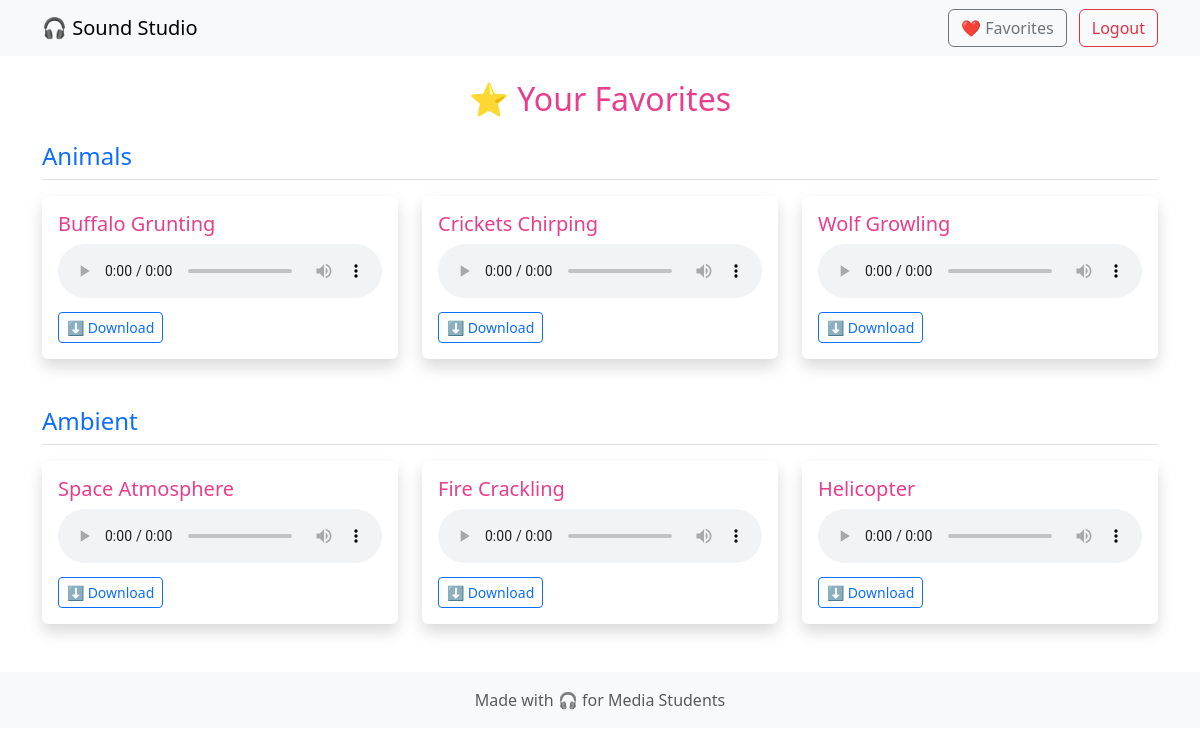
/favorites (signed in), run on the app's committed database.
### sound_bank/app.py (models this page shows)
class Sound(db.Model):
    id = db.Column(db.Integer, primary_key=True)
    title = db.Column(db.String(100))
    category = db.Column(db.String(50))
    filename = db.Column(db.String(200))
    user_id = db.Column(db.Integer, db.ForeignKey('user.id'))
    uploader = db.relationship('User', backref='sounds')

### sound_bank/app.py (the view)
@app.route('/favorites')
def favorites():
    user = current_user()
    if not user:
        flash("Please log in to view favorites.", "warning")
        return redirect(url_for('login'))
    favorite_sounds = [fav.sound_id for fav in user.favorites]
    sounds = Sound.query.filter(Sound.id.in_(favorite_sounds)).all()
    from collections import defaultdict
    paginated_sounds = defaultdict(lambda: {"items": [], "current_page": 1, "has_next": False})
    for sound in sounds:
        paginated_sounds[sound.title]["items"].append(sound)
    return render_template('favorites.html', paginated_sounds=paginated_sounds, user=user)

### sound_bank/app.py (called while the page is built)
def current_user():
    if 'user_id' in session:
        return User.query.get(session['user_id'])
    return None

@app.before_request
def make_session_permanent():
    session.permanent = True

### sound_bank/templates/favorites.html
{% extends 'base.html' %}
{% block content %}
<h2 class="text-center text-pink mb-4">⭐ Your Favorites</h2>
{% if paginated_sounds %}
  {% include 'partials/sound_cards.html' %}
{% else %}
  <p class="text-center text-muted">You haven't saved any sounds yet.</p>
{% endif %}
{% endblock %}

### sound_bank/templates/partials/sound_cards.html (shortened to what this page needs)
<div class="sound-cards">
  {% if paginated_sounds %}
    {% for title, data in paginated_sounds.items() %}
      <div class="mb-5">
        <h4 class="text-primary border-bottom pb-2 mb-3">{{ title }}</h4>
        <div class="row row-cols-1 row-cols-md-3 g-4">
          {% for sound in data['items'] %}
            <div class="col">
              <div class="card shadow border-0 h-100">
                <div class="card-body">
                  <h5 class="card-title text-pink">{{ sound.category }}</h5>
                  <audio controls class="w-100 mb-2">
                    <source src="{{ url_for('static', filename='sounds/' ~ sound.filename) }}" type="audio/mpeg">
                  </audio>
                  <a href="{{ url_for('download', filename=sound.filename) }}" class="btn btn-sm btn-outline-primary">⬇️ Download</a>
                </div>
              </div>
            </div>
          {% endfor %}
        </div>
      </div>
    {% endfor %}
  {% else %}
    <p class="text-muted">No sounds found.</p>
  {% endif %}
</div>

### sound_bank/templates/base.html (style rules this page uses)
.text-pink { color: #e83e8c; }

### data on the page
Sound: title "Animals", category "Buffalo Grunting"
Sound: category "Crickets Chirping"
Sound: category "Wolf Growling"
Sound: title "Ambient", category "Space Atmosphere"
Sound: category "Fire Crackling"
Sound: category "Helicopter"
